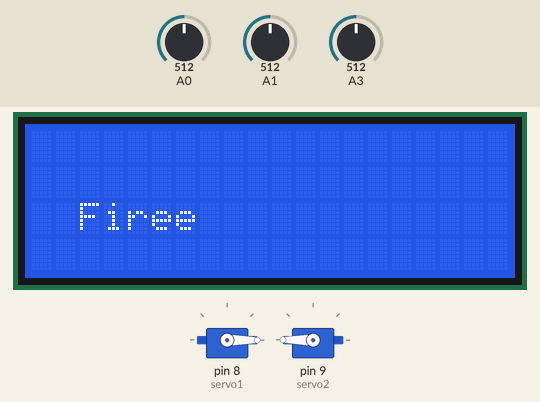
Bench run of a sketch on a simulated Arduino Uno, built with avr-gcc and run on an emulated ATmega328P. Shown: 20×4 character LCD, 2 × servo. The test bench sets the inputs (shaded band); at power-on: A0 = 512, A1 = 512, A3 = 512.

Above: at 1.2 s.
1.3 s: A0 set to 668
2.8 s: A0 set to 700
At 3.5 s:
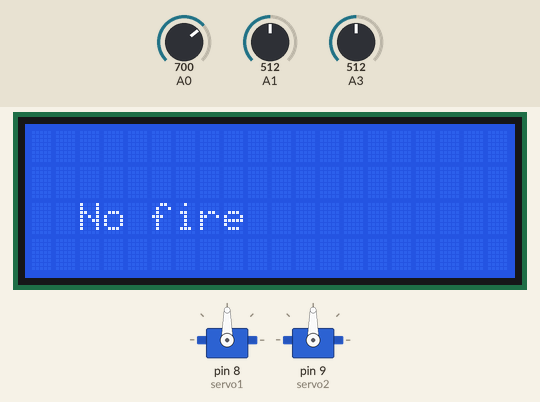
4.3 s: A0 set to 511
At 5.7 s:
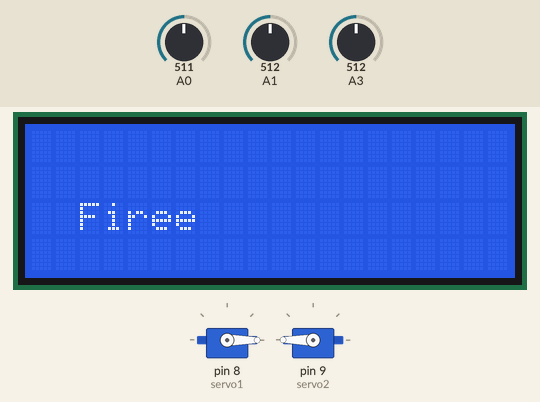
7.3 s: A0 set to 716
At 8.3 s:
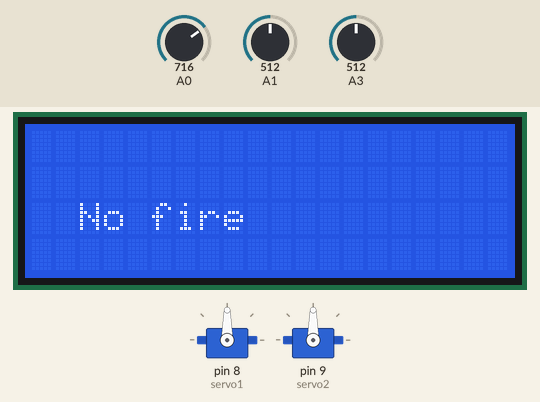
8.9 s: A0 set to 306
At 9.9 s:
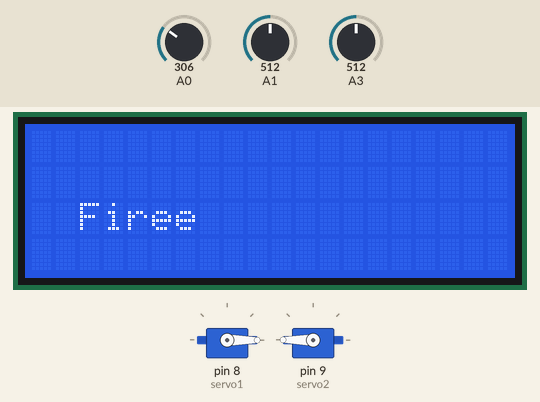
Timing chart, 0 to 11.4 s (numbered marks = the images above; inputs shaded):
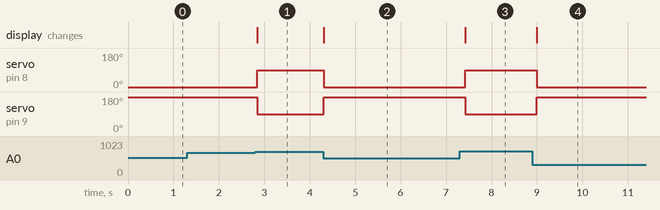

The sketch:

Fire_detector.ino
```cpp
#include <Servo.h>
#include <string.h>
#include <LiquidCrystal_I2C.h>
#include <Wire.h>
#include <Servo.h>

using namespace std;

// lowest and highest sensor readings:
const int sensorMin = 0;     // sensor minimum
const int sensorMax = 1024;  // sensor maximum
LiquidCrystal_I2C lcd (0x27,20,4);
int x = 0 ;
int y = 0 ;
Servo servo1;
Servo servo2;

void setup() {
  // initialize serial communication @ 9600 baud:
  Serial.begin(9600);
    lcd.begin () ;
  servo1.attach (8) ;  // Conectar servo1 al pin 6
  servo2.attach (9) ;
//  pinMode (ledrojo    ,OUTPUT);
}
void loop() {
  lcd.backlight();
  lcd.clear();

  x = map( analogRead(A1), 0, 1024, 0, 180);
  y = map( analogRead(A3), 0, 1024, 0, 180);

  // read the sensor on analog A0:
  int sensorReading = analogRead(A0);
  // map the sensor range (four options):
  // ex: 'long int map(long int, long int, long int, long int, long int)'
  int range = map(sensorReading, sensorMin, sensorMax, 0, 3);

   if (range == 2)
  {
    lcd.setCursor (2,2);
    lcd.print ("No fire");
    servo1.write(90 );
    servo2.write(90 );
    delay (100);
  }
  else if (range == 0 || range == 1)
  {
    lcd.setCursor (2,2);
    lcd.print ("Firee");
    servo1.write(0  );
    servo2.write(180);
    delay (100);
  }

  delay(1);  // delay between reads
}
```

Measured:
- the behaviour switches between 682 and 683 on A0 (found by bisection; images 0 and 1)
- after the input at 1.3 s, every drawn part: stays the same
- after the input at 2.8 s, servo on pin 8 (servo1): 0° → 90° after 0.05 s; servo on pin 9 (servo2): 180° → 90° after 0.05 s; the display: changes after 0.05 s (image 1)
- after the input at 4.3 s, servo on pin 8 (servo1): 90° → 0° at once; servo on pin 9 (servo2): 90° → 180° at once; the display: changes at once (image 2)
- after the input at 7.3 s, servo on pin 8 (servo1): 0° → 90° after 0.12 s; servo on pin 9 (servo2): 180° → 90° after 0.12 s; the display: changes after 0.12 s (image 3)
- after the input at 8.9 s, servo on pin 8 (servo1): 90° → 0° after 0.09 s; servo on pin 9 (servo2): 90° → 180° after 0.09 s; the display: changes after 0.09 s (image 4)
